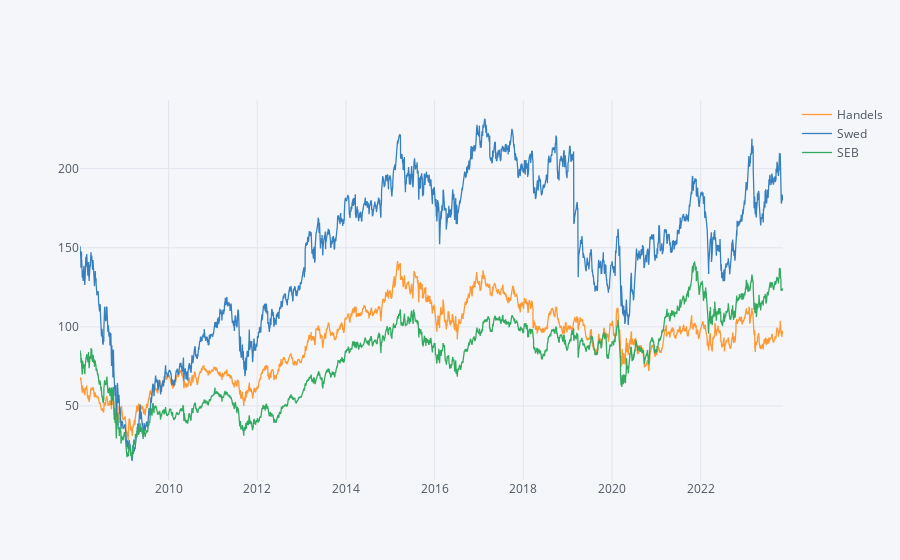

Source (notebook cell):
### Code cell
bank_data.xs(key='Close',axis=1,level='Movement').iplot()

### Figure 1 — Plotly figure (JSON) as saved in the notebook; plotly's stock layout.template omitted (floating-point values rounded to 4 significant figures; data arrays with more than 128 entries replaced by an {"elided": "..."} marker saying what was removed)
{"data": [{"line": {"color": "rgba(255, 153, 51, 1.0)", "dash": "solid", "shape": "linear", "width": 1.3}, "mode": "lines", "name": "Handels", "text": "", "type": "scatter", "x": {"elided": "3990 str values"}, "y": {"elided": "3990 float values"}}, {"line": {"color": "rgba(55, 128, 191, 1.0)", "dash": "solid", "shape": "linear", "width": 1.3}, "mode": "lines", "name": "Swed", "text": "", "type": "scatter", "x": {"elided": "3990 str values"}, "y": {"elided": "3990 float values"}}, {"line": {"color": "rgba(50, 171, 96, 1.0)", "dash": "solid", "shape": "linear", "width": 1.3}, "mode": "lines", "name": "SEB", "text": "", "type": "scatter", "x": {"elided": "3990 str values"}, "y": {"elided": "3990 float values"}}], "layout": {"legend": {"bgcolor": "#F5F6F9", "font": {"color": "#4D5663"}}, "paper_bgcolor": "#F5F6F9", "plot_bgcolor": "#F5F6F9", "title": {"font": {"color": "#4D5663"}}, "xaxis": {"gridcolor": "#E1E5ED", "showgrid": true, "tickfont": {"color": "#4D5663"}, "title": {"font": {"color": "#4D5663"}, "text": ""}, "zerolinecolor": "#E1E5ED"}, "yaxis": {"gridcolor": "#E1E5ED", "showgrid": true, "tickfont": {"color": "#4D5663"}, "title": {"font": {"color": "#4D5663"}, "text": ""}, "zerolinecolor": "#E1E5ED"}}}
